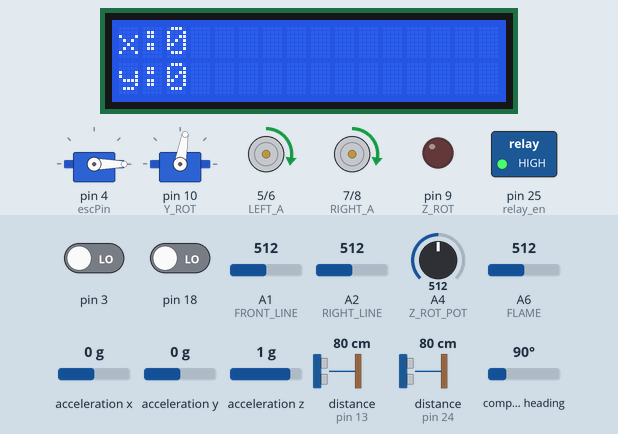
The sketch below on a simulated Arduino Mega 2560, built with avr-gcc and run on an emulated ATmega2560. On the bench: 16×2 character LCD, 2 × servo, motor-driver pin pairs drawn as motors (green arrow = first pin HIGH = forward, orange = second pin HIGH = backward, longer = more drive), switched loads named in the sketch (green lamp = pin HIGH), output pins drawn as LEDs (lit = HIGH). Inputs (shaded band) come from the test bench; at power-on: compass heading 90°, A6 (FLAME) = 512, A4 (Z_ROT_POT) = 512, pin 3 LOW, pin 18 LOW, A1 (FRONT_LINE) = 512, A2 (RIGHT_LINE) = 512, acceleration x 0 g, acceleration y 0 g, acceleration z 1 g, distance to the obstacle (sensors on pin 13, pin 24) 80 cm. The echo pulse lasts 58.3 µs per cm; what the sketch prints to the serial monitor is not drawn.

Above: at 6.8 s.
6.9 s: compass heading set to 173°
8.8 s: compass heading set to 179°
At 10.56 s:
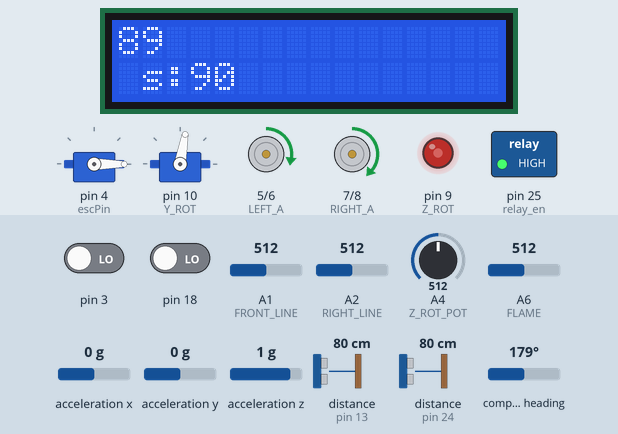
11.8 s: A6 (FLAME) set to 119
14.8 s: A6 (FLAME) set to 101
At 15.9 s:
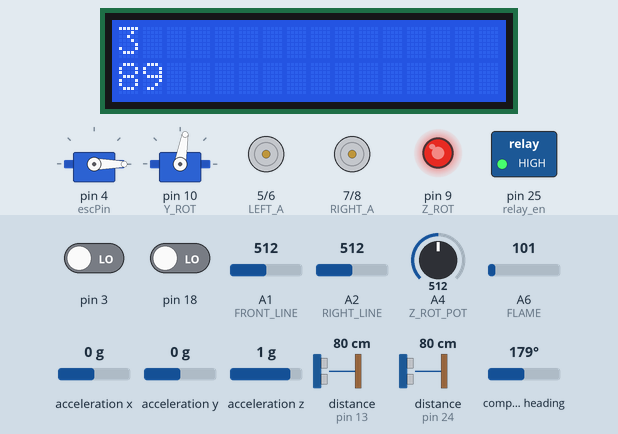
16.6 s: A4 (Z_ROT_POT) set to 716
At 17.7 s:
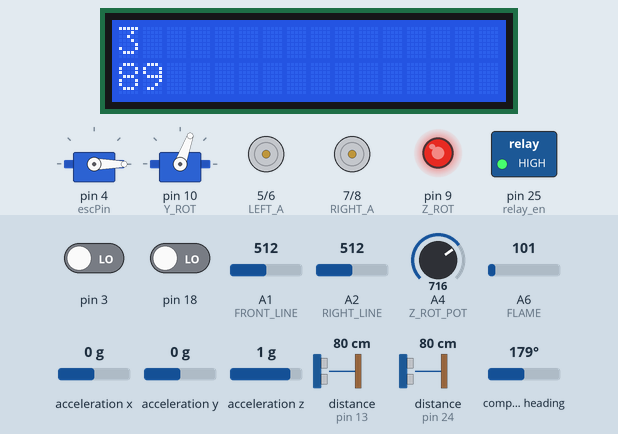
18.1 s: A4 (Z_ROT_POT) set to 511
19.6 s: A4 (Z_ROT_POT) set to 503
At 20.4 s:
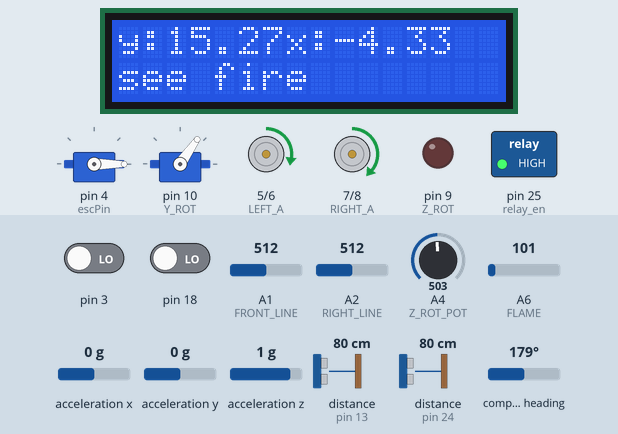
Timing chart, 0 to 22.1 s (numbered marks = the images above; inputs shaded):
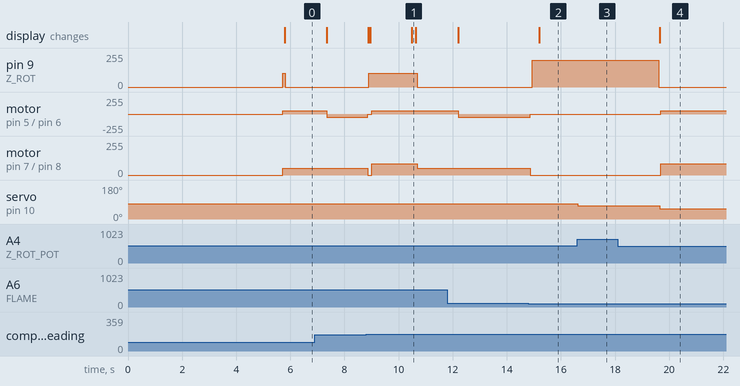

The sketch:

fan_test.ino
```cpp
#include <Servo.h>
#include "Arduino.h"
#include "PMotor.h"
#include <Adafruit_Sensor.h>
#include <Adafruit_BNO055.h>
#include <utility/imumaths.h>
#include <NewPing.h>
#include <LiquidCrystal.h>

#include "nav_states.h"
#include "Encoder.h"
#define BUTTON 29
/////// Sonar //////
#define TRIGGER_PIN  23
#define ECHO_PIN     24
#define MAX_DISTANCE 400
#define TRIGGER_PIN_2 12
#define ECHO_PIN_2 13
////// Line Senors //////
#define FRONT_LINE 1
#define RIGHT_LINE 2
#define RIGHT_LINE_TOL 400
#define FRONT_LINE_TOL 800
////// Fan //////
#define Z_ROT_POT 4
#define Z_ROT 9
#define Y_ROT 10
//does a 120 degree sweep
#define Z_RANGE 120
#define MAX_Z 650
#define MIN_Z 325
////// FIRE //////
#define FLAME 6
#define FLAME_TOL 400
////// DRIVING //////
#define WALL_TOL 4
#define TURN_SPEED .2
#define STRAIGHT_SPEED .2
#define CORRECTION_SPEED .13
/////DISPLACEMENT/////

namespace {

const double RIGHT_CORRECT = .55;
const double LEFT_CORRECT = .45;

}

//test
const int escPin = 4;
const int relay_en = 25;
const int minPulseRate = 1000;
const int maxPulseRate = 2000;
const int throttleChangeDelay = 100;
const int LEFT_A = 5;
const int LEFT_B = 6;
const int RIGHT_A = 7;
const int RIGHT_B = 8;

PMotor* rMotor;
PMotor* lMotor;

NewPing sonar_f(TRIGGER_PIN, ECHO_PIN, MAX_DISTANCE);
NewPing sonar_r(TRIGGER_PIN_2, ECHO_PIN_2, MAX_DISTANCE);
Servo esc, yServo;

Adafruit_BNO055 bno = Adafruit_BNO055(55);

bool rotate, increasing;
bool found_flame, can_turn;
//nav variables
float set_point;
float offset;
unsigned long dead_straight_time, disable_right_time;
float des_angle;
//detection variables
int ambient_val, failure_count, zero_point;
//state machine
state cur_state;

const int rs = 48, en = 29, d4 = 47, d5 = 43, d6 = 27, d7 = 45;
LiquidCrystal lcd(rs, en, d4, d5, d6, d7);
//location finder
Encoder rEnc(3);
Encoder lEnc(18);
float x_disp, y_disp;
void setup() {

	Serial.begin(9600);
	// set up the LCD's number of columns and rows:
	lcd.begin(16, 2);
	// Print a message to the LCD.
	lcd.print("hello, world!");
	lcd.clear();
	delay(100);
	// Serial.setTimeout(500);
	//pinMode(BUTTON, INPUT_PULLUP);
	pinMode(relay_en, OUTPUT);
	pinMode(Z_ROT, OUTPUT); //uncommnet for analog usage
	pinMode(FLAME, INPUT);
	pinMode(FRONT_LINE, INPUT);
	pinMode(RIGHT_LINE, INPUT);
	pinMode(2, INPUT);
	pinMode(3, INPUT);
	pinMode(rEnc.getPort(), INPUT);
	pinMode(lEnc.getPort(), INPUT);
	attachInterrupt(digitalPinToInterrupt(rEnc.getPort()), update_r_enc, RISING);
	attachInterrupt(digitalPinToInterrupt(lEnc.getPort()), update_l_enc, RISING);
	// Attach the the servo to the correct pin and set the pulse range
	esc.attach(escPin, 1000, 2000);
	yServo.attach(Y_ROT);
	esc.write(0); //put the throttle to off
	yServo.write(80);
	Serial.println("starting");
	delay(1000); //let it register
	Serial.println("fan should be beeping");
	digitalWrite(relay_en, HIGH); //turn on the fan so it can read the 0 point
	delay(2000); //and let it chill
	pinMode(LEFT_A, OUTPUT);
	pinMode(LEFT_B, OUTPUT);
	pinMode(RIGHT_A, OUTPUT);
	pinMode(RIGHT_B, OUTPUT);
	rMotor = new PMotor(LEFT_A, LEFT_B);
	lMotor = new PMotor(RIGHT_A, RIGHT_B);
	Serial.println("Orientation Sensor Test");
	Serial.println("");
	/* Initialise the sensor */
	while (!bno.begin()) {
		/* There was a problem detecting the BNO055 ... check your connections */
		Serial.println(
				"Ooops, no BNO055 detected ... Check your wiring or I2C ADDR!");
	}
	delay(1000);
	bno.setExtCrystalUse(true);
	for (int i = 0; i < 15; i++) {
		sensors_event_t event;
		bno.getEvent(&event);
		offset = event.orientation.x;
		delay(100);
	}
	//adjust rotate to enable/disable the fan
	rotate = true, increasing = true;
	found_flame=false, can_turn=true;
	set_point = 0;
	ambient_val=analogRead(FLAME);
	cur_state = straight;
	failure_count=0;
	zero_point=500;
	rEnc.resetCount();
	lEnc.resetCount();
	x_disp=y_disp=0;
}
void update_r_enc(){
	rEnc.incrementCount();
}
void update_l_enc(){
	lEnc.incrementCount();
}
void calc_displacement() {
	Serial.println("calculating disp");
	float r_inches, l_inches;
	float heading = get_relative_heading();
	r_inches = rEnc.getInches();
	l_inches = lEnc.getInches();
	float displacement=(r_inches+l_inches)/2.0;
	Serial.print("r: ");
	Serial.print(r_inches);
	Serial.print(" l: ");
	Serial.print(l_inches);
	x_disp+=displacement*sin(heading*PI/180.0);
	y_disp+=displacement*cos(heading*PI/180.0);
	rEnc.resetCount();
	lEnc.resetCount();
	lcd.clear();
	int x = (int) x_disp;
	int y = (int) y_disp;
//	lcd.print("x:");
//	lcd.print(x);
//	lcd.setCursor(6, 0);
//	lcd.print("y:");
//	lcd.print(y);
//	lcd.setCursor(0,1);
//	lcd.print((int)set_point);
	lcd.setCursor(0,0);
	lcd.print("x:");
	lcd.print(x);
	lcd.setCursor(0,1);
	lcd.print("y:");
	lcd.print(y);
}
void pan_fan() {
	int flame_val = analogRead(FLAME);
	int z_rot_val = analogRead(Z_ROT_POT);
	Serial.print("flame: ");
	Serial.print(flame_val);
	if (rotate && increasing) {
		analogWrite(Z_ROT, 105);     //turn left uncomment for analog
		Serial.println("increasing");
	} else if (rotate && !increasing) {
		analogWrite(Z_ROT, 200);     //turn right uncomment for analog
		Serial.println(" decreasing");
	}
	if(!rotate){
		analogWrite(Z_ROT, 0);
	}
	if (z_rot_val >= MAX_Z) {
		yServo.write(70);
		increasing = false;
	} else if (z_rot_val <= MIN_Z) {
		yServo.write(95);
		increasing = true;
	}
	if ((ambient_val-flame_val > FLAME_TOL)&&!found_flame) {
		found_flame=true;
		rotate=false;
		analogWrite(Z_ROT, 0);
		lMotor->drive(0);
		rMotor->drive(0);

		Serial.println("rotating to fire");
		//has the base rotate to the angle of the turret
		//change back to init_rotate_to_fire
		cur_state = init_rotate_to_fire;
	}
//	else if(rotate&&(ambient_val-flame_val > FLAME_TOL*1.5)&&found_flame) {//this occurs after the flame has been found firs time
//		analogWrite(Z_ROT, 0);
//		rotate=false;
//		//change back to see_fire
//		cur_state=see_fire;
//	}
}

void run_fan() {
	esc.write(100);
	delay(3000+failure_count*1000); //wait to put out the fire
	esc.write(0);
	rotate = false;
}
//the maximum range is 27"
void extinguish_flame() {

	yServo.write(55);
	int flame_val = analogRead(FLAME);
	bool done = false;
	if (sonar_f.ping_in() < 12) {
		lMotor->drive(0);
		rMotor->drive(0);
		analogWrite(Z_ROT, 0);
		esc.write(100);
		while (!done) {
			yServo.write(yServo.read() + 1);
			lcd.setCursor(0, 0);
			lcd.clear();
			lcd.print(flame_val);
			//Serial.println(analogRead(FLAME));
//			if (ambient_val-flame_val > FLAME_TOL) {
//				lcd.setCursor(0, 1);
//				lcd.print("extinguishing");
//				done = true;
//			}
			if (yServo.read() > 100) { //check that limit if its too low
				done = true;
			}
			delay(300+10*failure_count);
		}
		yServo.write(90);
		esc.write(0);
		//run_fan();
		lcd.clear();
		lcd.setCursor(0,1);
		lcd.print("check done?");
		delay(1000);
		if(analogRead(FLAME)>600){
			x_disp+=rEnc.getInches()*cos(get_relative_heading()*PI/180.0);
			y_disp+=rEnc.getInches()*cos(get_relative_heading()*PI/180.0);
			rEnc.resetCount();
			lEnc.resetCount();
			cur_state=await;
		}
		else{
			cur_state=see_fire;
			failure_count++;
		}
	}
	else{
		//if we're too far move closer
		drive_straight();
	}
}

void loop() {

	// Wait for some input
	sensors_event_t event;
//	bno.getEvent(&event);
//	/* Display the floating point data */
	/*Serial.print("X: ");
	Serial.print(event.orientation.x, 4);
	Serial.print(" Y: ");
	Serial.print(event.orientation.y, 4);
	Serial.print(" Z: ");
	Serial.print(event.orientation.z, 4);
	Serial.print(" ");
	delay(50);*/
	/*Serial.print("sonar f: ");
	Serial.print(sonar_f.ping_in());
	Serial.println("in ");
	delay(20);
	Serial.print("sonar r: ");
	Serial.println(sonar_r.ping_in()); //ensure that the ping times are ample for these
	delay(20);*/
	//Serial.print("in ");
	Serial.print("flame: ");
	Serial.print(analogRead(FLAME));
	Serial.println();
	delay(20);
	/*Serial.print(" f-rot: ");
	Serial.println((Z_ROT_POT));
	Serial.print(" abs rotation ");
	Serial.println(get_relative_heading());
	Serial.print(" turret_angle: ");
	Serial.println(get_abs_turret_angle());
	Serial.print(" right line: ");
	Serial.print(analogRead(RIGHT_LINE));
	Serial.print(" front line: ");
	Serial.print(analogRead(FRONT_LINE));
	Serial.println(cur_state);
	Serial.println("");*/
	/*lcd.clear();
	lcd.setCursor(0,0);*/

//	lMotor->drive(.3);
//	esc.write(40);
//	rMotor->drive(.3);
	pan_fan(); //MAKE SURE THIS IS
	//UNCOMMENTED
	switch (cur_state) {
//	case start:{
//		if(!digitalRead(BUTTON)){
//			cur_state=straight;
//		}
//		break;
//	}
	case straight: {
		//TODO check for cliffs
		//TODO track the distance
		rotate=true;
		drive_straight();
		calc_displacement();
		Serial.print(" sonar right: ");
//		lcd.clear();
//		lcd.print("straight");
		int right_dist = sonar_r.ping_in();
		int front_dist = sonar_f.ping_in();
//		char buffer[4];
//		sprintf(buffer, "%d", right_dist);
//		lcd.print(buffer);
		delay(10);
		int frontL = analogRead(FRONT_LINE);
		int rightL = analogRead(RIGHT_LINE);
//		if ( frontL > FRONT_LINE_TOL )
//		{
//			lMotor->drive(-TURN_SPEED);
//			rMotor->drive(-TURN_SPEED);
//			delay(500);
//			cur_state = go_left;
//		}
//		if ( rightL > RIGHT_LINE_TOL )
//		{
//			lMotor->drive(TURN_SPEED);
//			rMotor->drive(RIGHT_CORRECT + 0.1);
//		}
		if (front_dist < 9 ) {
			cur_state = go_left;
		}
		if (right_dist < WALL_TOL ) {
			lcd.setCursor(0, 1);
			lcd.print("r close");
			lMotor->drive(TURN_SPEED);
			rMotor->drive(RIGHT_CORRECT);
		}
		if (right_dist > 7 && right_dist < 12) {
			lcd.setCursor(0, 1);
			lcd.print("l close");
			lMotor->drive(LEFT_CORRECT);
			rMotor->drive(TURN_SPEED);
		}
		if (right_dist >= 18) {
			cur_state = go_right;
		}
		break;
	}
	case go_left: {
		//this must occur before the setpoint is changed
		//calc_displacement();
		rotate=false;
		analogWrite(Z_ROT,0);
		decrease_setpoint();
		cur_state = left;
		break;
	}
	case go_right: {
		//this must occur before the setpoint is changed
		//calc_displacement();
		analogWrite(Z_ROT,0);
		rotate=false;
		lMotor->drive(TURN_SPEED);
		rMotor->drive(TURN_SPEED);
		delay(1500);
		increase_setpoint();
		cur_state = right;
		break;
	}
	case left: {
		if (turn_left()) {
			cur_state = straight;
			//reset after turning left
			rEnc.resetCount();
			lEnc.resetCount();
			rotate=true;
		}
		break;
	}
	case right: {
		lcd.setCursor(0, 1);
		lcd.print("t-right");
		if (turn_right()) {
			dead_straight_time = millis() + 1500;
			cur_state = dead_straight;
			Serial.println("we;ve turned");
			lcd.print("done t");
			//reset after turning right
			rEnc.resetCount();
			lEnc.resetCount();
			rotate=true;
		}
		break;
	}
	case dead_straight: {
		lcd.setCursor(0, 0);
		char heading[4];
		char setpoint[4];
		int rel_heading = (int) get_relative_heading();
		lcd.clear();
		lcd.setCursor(0, 0);
		sprintf(heading, "%d", rel_heading);
		lcd.print(heading);
		int int_set_point = (int) set_point;
		lcd.setCursor(0, 1);
		sprintf(setpoint, " s:%d", int_set_point);
		lcd.print(setpoint);
		if (millis() < dead_straight_time) {
			calc_displacement();
			drive_straight();
		} else {
			cur_state = straight;
		}
		break;
	}
	case init_rotate_to_fire: {
		des_angle = get_relative_heading() + get_abs_turret_angle();
		if(des_angle<0){
			des_angle+=360;
		}
		if(des_angle>=360){
			des_angle-=360;
		}
		set_point=des_angle;
		cur_state = rotate_to_fire;
		lMotor->drive(0);
		rMotor->drive(0);
		break;
	}
	case rotate_to_fire: {
		int rot = get_abs_turret_angle();
		lcd.clear();
		lcd.setCursor(0, 0);
		lcd.print(rot);
		lcd.setCursor(0, 5);
		int heading = (int) get_relative_heading();
		lcd.print(heading);
		if (turn_to_angle(des_angle)) {
			float heading=get_relative_heading();
			float dist=(float)sonar_f.ping_in();
			float x_loc=dist*sin(heading);
			float y_loc=dist*cos(heading);
			x_disp+=x_loc;
			y_disp+=y_loc;
			cur_state=reset_turret;
			set_point=des_angle;
		}
		break;
	}
	case reset_turret:{
		rotate=false;

		if(turret_to_zero()){
			rEnc.resetCount();
			lEnc.resetCount();
			int dist = sonar_f.ping_in();
			y_disp-=(float)dist*cos(get_relative_heading()*PI/180.0);
			x_disp-=(float)dist*sin(get_relative_heading()*PI/180.0);
			cur_state=see_fire;
		}
		break;
	}
	case see_fire: {
		rotate=false;
//		lMotor->drive(0);
//		rMotor->drive(0);
		Serial.println("sees fire");
		//TODO make sure it moves to the flame
		lcd.clear();
		lcd.setCursor(0, 0);
		lcd.print("y:");
		lcd.print(y_disp);
		lcd.print("x:");
		lcd.print(x_disp);
		lcd.setCursor(0, 1);
		lcd.print("see fire");
		extinguish_flame();
		break;
	}
	case init_await: {
		increase_setpoint();
		cur_state = await;
		break;
	}
	case await: {
//		drive_straight();
//		char heading[4];
//		char setpoint[4];
//		int rel_heading = (int)get_relative_heading();
//		lcd.clear();
//		lcd.setCursor(0,0);
//		sprintf(heading, "%d", rel_heading);
//		lcd.print(heading);
//		int int_set_point=(int) set_point;
//		lcd.setCursor(0,1);
//		sprintf(setpoint, " s:%d",int_set_point);
//		lcd.print(setpoint);
//		esc.write(100);
//		lcd.clear();

//		int flame_val = analogRead(FLAME);
//		lcd.print(flame_val);
//		int sonar = sonar_f.ping_in();
//		lcd.setCursor(0, 1);
//		lcd.print(sonar);
//		delay(100);
//		lMotor->drive(0);
//		rMotor->drive(0);


		lcd.clear();
		lcd.setCursor(0, 0);
		lcd.print("y:");
		lcd.print(y_disp);
		lcd.print("x:");
		lcd.print(x_disp);
		lcd.setCursor(0,1);
		lcd.print("fire out");

		break;
	}
	case init_test:{
		Serial.println("would go straight");
		cur_state=test;
		break;
	}
	case init_test_2: {
//		if (turn_right()) {
//			des_angle = get_relative_heading() + get_abs_turret_angle();
//			if (des_angle < 0) {
//				des_angle += 360;
//			}
//			if (des_angle >= 360) {
//				des_angle -= 360;
//			}
//			cur_state = test;
//		}
//		if(turn_to_angle(300)){
//			set_point=300;
//			cur_state=test;
//		}
		//if(turret_to_zero()){
			cur_state=test;
		//}
		break;
	}
	case test: {
		lMotor->drive(0);
		rMotor->drive(0);
		check_line();
		Serial.println();
//		Serial.println(get_abs_turret_angle());
//		Serial.println(analogRead(FLAME));
		delay(500);
		break;
	}
	//do this at end to ensure proper behavior
	check_line();
	delay(30);
	}
}
void check_line() {
	int frontLine = analogRead(FRONT_LINE);
	int rightLine = analogRead(RIGHT_LINE);
	if(millis()>disable_right_time){
		can_turn=true;
	}
	bool hit_straight=false;
	//change to straight
	if (cur_state == straight) {
		if (frontLine > FRONT_LINE_TOL) {
			calc_displacement();
			//change to go_left
			cur_state=go_left;
			lMotor->drive(-TURN_SPEED);
			rMotor->drive(-TURN_SPEED);
			delay(500);
			lMotor->drive(0);
			rMotor->drive(0);
			float r_inches = rEnc.getInches();
			float l_inches = lEnc.getInches();
			float heading=get_relative_heading();
			float displacement=(r_inches+l_inches)/2.0;
			x_disp-=displacement*sin(heading*PI/180.0);
			y_disp-=displacement*cos(heading*PI/180.0);
			Serial.println("would back up");
			hit_straight=true;
		}
		if(rightLine>RIGHT_LINE_TOL&&can_turn){
			Serial.println("would go straight");
			can_turn=false;
			disable_right_time=millis()+1000;
		}
		if(rightLine>RIGHT_LINE_TOL&&!can_turn&&!hit_straight){
			Serial.println("would correct");
			lMotor->drive(-TURN_SPEED);
			rMotor->drive(TURN_SPEED);
		}
	}
	//if were in right, over the line and can turn
	//change to go_right and right
	if((cur_state==go_right||cur_state==right)&&rightLine>RIGHT_LINE_TOL&&can_turn){
		can_turn=false;
		Serial.print("caught in right");
		decrease_setpoint();
		disable_right_time=millis()+1000;
		//change to straight
		cur_state=straight;
	}
	if(cur_state==dead_straight&&(rightLine>RIGHT_LINE_TOL||frontLine>FRONT_LINE_TOL)){
		Serial.print("caught in dead straight");
		calc_displacement();
		lMotor->drive(-TURN_SPEED);
		rMotor->drive(-TURN_SPEED);
		delay(500);
		float r_inches = rEnc.getInches();
		float l_inches = lEnc.getInches();
		float heading = get_relative_heading();
		float displacement = (r_inches + l_inches) / 2.0;
		x_disp -= displacement * sin(heading * PI / 180.0);
		y_disp -= displacement * cos(heading * PI / 180.0);
		cur_state=go_left;
		can_turn=false;
		disable_right_time=millis()+1000;
	}
}
bool turret_to_zero(){
	float turret_angle=get_abs_turret_angle();
	if(abs(turret_angle)<1){
		analogWrite(Z_ROT, 0);
		return true;
	}
	if(turret_angle>0){
		analogWrite(Z_ROT, 200);
	}
	else{
		analogWrite(Z_ROT, 105);
	}
	return false;
}
//returns true when done
bool turn_to_angle(float des_angle) {
	float relative_heading = get_relative_heading();
	int turret_angle=get_abs_turret_angle();
	float error=abs(relative_heading-des_angle);
	if(error<5){//this is the tolerance
		//this renables to rotation to find the flame again
		rotate=true;
		lMotor->drive(0);
		rMotor->drive(0);
		return true;
	}
	if(turret_angle<0){
		lMotor->drive(-TURN_SPEED);
		rMotor->drive(TURN_SPEED);
	}
	else if(turret_angle>0){
		lMotor->drive(TURN_SPEED);
		rMotor->drive(-TURN_SPEED);
	}
	return false;
}

void drive_straight() {
	float relative_heading = get_relative_heading();
	const float allowable_error = 3; //may need to be 5
	Serial.print("setpoint: ");
	Serial.print(set_point);
	Serial.print(" relative_heading: ");
	Serial.print(relative_heading);
	Serial.print(" error: ");
	Serial.println(abs(relative_heading - set_point), 4);
//	int frontLine = analogRead(FRONT_LINE);
//	int rightLine = analogRead(RIGHT_LINE);
//	if ( frontLine > FRONT_LINE_TOL || rightLine > RIGHT_LINE_TOL)
//	{
//		lMotor->drive(TURN_SPEED);
//		rMotor->drive(TURN_SPEED + CORRECTION_SPEED + 0.1);
//		Serial.println("rotating left");
//	}
	if (set_point == 0) {
		if (relative_heading <= 180 && relative_heading != 0) {
			lMotor->drive(TURN_SPEED);
			rMotor->drive(TURN_SPEED + CORRECTION_SPEED);
			Serial.println("rotating left");
		} else if (relative_heading > 180) {
			lMotor->drive(TURN_SPEED + CORRECTION_SPEED);
			rMotor->drive(TURN_SPEED);
			Serial.println("rotating right");
		} else {
			lMotor->drive(TURN_SPEED);
			rMotor->drive(TURN_SPEED);
		}
	} else {
		if (relative_heading < set_point) {
			lMotor->drive(TURN_SPEED + CORRECTION_SPEED);
			rMotor->drive(TURN_SPEED);
			Serial.println("rotating right");
		} else if (relative_heading > set_point) {
			lMotor->drive(TURN_SPEED);
			rMotor->drive(TURN_SPEED + CORRECTION_SPEED);
			Serial.println("rotating left");
		} else {
			lMotor->drive(TURN_SPEED);
			rMotor->drive(TURN_SPEED);
		}
	}

}
float get_abs_turret_angle(){
	const float tick_to_angle =.3; //this is half the range/ticks
	int turret_pos=analogRead(Z_ROT_POT);
	int displacement = turret_pos-zero_point;
	float angle = (float)displacement*tick_to_angle;
	return angle;
}
//increases setpoint by 90 and wraps around to 0
void increase_setpoint() {
	if (set_point >= 270) {
		set_point = 0;
		return;
	} else {
		set_point += 90;
	}
}
//decreases setpoint by 90 and wraps around to 270
void decrease_setpoint() {
	if (set_point == 0) {
		set_point = 270;
		return;
	}
	set_point -= 90;
}

float get_relative_heading() {
	sensors_event_t event;
	bno.getEvent(&event);
	float abs_heading = event.orientation.x;
	if (abs_heading >= offset) {
		return abs_heading - offset;
	}
	return abs_heading - offset + 360.0;
}

bool turn_left() {

	float relative_heading = get_relative_heading();
	const float allowable_error = 5; //may need to be 5
	Serial.print("setpoint: ");
	Serial.print(set_point);
	Serial.print(" relative_heading: ");
	Serial.print(relative_heading);
	Serial.print(" error: ");
	Serial.println(abs(relative_heading - set_point), 4);
	if (abs(relative_heading-set_point) < allowable_error
			|| abs(relative_heading-set_point) > (360 - allowable_error)) {
		lMotor->drive(0);
		rMotor->drive(0);
		return true;
	}
	lMotor->drive(-TURN_SPEED);
	rMotor->drive(TURN_SPEED);
	return false;
}
bool turn_right() {
	float relative_heading = get_relative_heading();
	const float allowable_error = 5; //may need to be 5
	Serial.print("setpoint: ");
	Serial.print(set_point);
	Serial.print(" relative_heading: ");
	Serial.print(relative_heading);
	Serial.print(" error: ");
	Serial.println(abs(relative_heading - set_point), 4);
//	int lineFront = analogRead(FRONT_LINE);
//	int lineRight = analogRead(RIGHT_LINE);
//	if (lineRight > RIGHT_LINE_TOL || lineFront > FRONT_LINE_TOL)
//	{
//		decrease_setpoint();
//		return true;
//	}
	if (abs(relative_heading-set_point) < allowable_error
			|| abs(relative_heading-set_point) > (360 - allowable_error)) {
		lMotor->drive(0);
		rMotor->drive(0);
		return true;
	}
	lMotor->drive(TURN_SPEED);
	rMotor->drive(-TURN_SPEED);
	return false;
}
```

Source omitted: Encoder.cpp (722 bytes), Encoder.h (321 bytes), PMotor.cpp (746 bytes), PMotor.h (341 bytes), nav_states.h (750 bytes)

Measured:
- the behaviour switches between 175 and 176° on compass heading (found by bisection; images 0 and 1)
- the behaviour switches between 112 and 111 on A6 (FLAME) (found by bisection; images 1 and 2)
- the behaviour switches between 504 and 503 on A4 (Z_ROT_POT) (found by bisection; images 3 and 4)
- after the input at 8.8 s, pin 9 (Z_ROT): 0/255 → 105/255 after 0.11 s, → 0/255 1.8 s later; motor on pin 5 (LEFT_A) / pin 6 (LEFT_B): backward 51/255 → stopped after 0.06 s, → forward 51/255 0.14 s later
- after the input at 14.8 s, pin 9 (Z_ROT): 0/255 → 200/255 after 0.15 s; motor on pin 5 (LEFT_A) / pin 6 (LEFT_B): backward 51/255 → stopped after 0.07 s; motor on pin 7 (RIGHT_A) / pin 8 (RIGHT_B): forward 51/255 → stopped after 0.07 s; the display: changes after 0.40 s (image 2)
- after the input at 16.6 s, servo on pin 10 (Y_ROT): 80° → 70° at once
- after the input at 19.6 s, pin 9 (Z_ROT): 200/255 → 0/255 at once; motor on pin 5 (LEFT_A) / pin 6 (LEFT_B): stopped → forward 51/255 after 0.10 s; motor on pin 7 (RIGHT_A) / pin 8 (RIGHT_B): stopped → forward 84/255 after 0.10 s; servo on pin 10 (Y_ROT): 70° → 55° after 0.05 s; the display: changes after 0.05 s (image 4)
